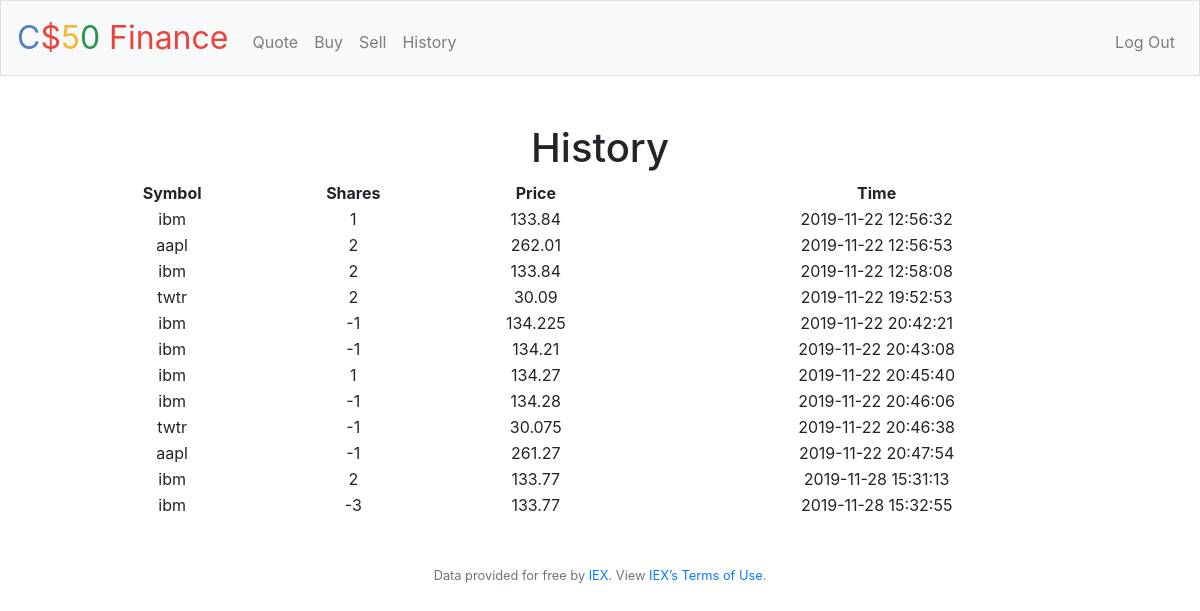
Screenshot of /history (signed in) with the database file from the repository.
### tables this page shows
CREATE TABLE 'history' ('id' integer PRIMARY KEY AUTOINCREMENT NOT NULL, 'user_id' integer, 'symbol' text, 'names' text, 'shares' integer, 'price' double precision, 'total' double precision, 'time' timestamp DEFAULT CURRENT_TIMESTAMP);

### application.py (the view)
@app.route("/history")
@login_required
def history():
    myid = session["user_id"]
    history = db.execute("SELECT * FROM history WHERE user_id IS :myid", myid = myid)
    return render_template("history.html", history = history)

### application.py (called while the page is built)
@app.after_request
def after_request(response):
    response.headers["Cache-Control"] = "no-cache, no-store, must-revalidate"
    response.headers["Expires"] = 0
    response.headers["Pragma"] = "no-cache"
    return response

### helpers.py (called while the page is built)
def login_required(f):
    @wraps(f)
    def decorated_function(*args, **kwargs):
        if session.get("user_id") is None:
            return redirect("/login")
        return f(*args, **kwargs)
    return decorated_function

### templates/history.html (shortened to what this page needs)
{% extends "layout.html" %}
{% block main %}
    <h1>History</h1>
    <table style="width:100%">
        <tr>
            <th>Symbol</th>
            <th>Shares</th>
            <th>Price</th>
            <th>Time</th>
        </tr>
        {% for row in history %}
        <tr>
            <td>{{row["symbol"]}}</td>
            <td>{{row["shares"]}}</td>
            <td>{{row["price"]}}</td>
            <td>{{row["time"]}}</td>
        </tr>
        {% endfor %}
    </table>
{% endblock %}

### templates/layout.html (shortened to what this page needs)
<!DOCTYPE html>
<html lang="en">
    <head>
        <link href="https://maxcdn.bootstrapcdn.com/bootstrap/4.1.3/css/bootstrap.min.css" rel="stylesheet">
        <link href="/static/styles.css" rel="stylesheet">
    </head>
    <body>
        <nav class="navbar navbar-expand-md navbar-light bg-light border">
            <a class="navbar-brand" href="/"><span class="blue">C</span><span class="red">$</span><span class="yellow">5</span><span class="green">0</span> <span class="red">Finance</span></a>
            <div class="collapse navbar-collapse" id="navbar">
                {% if session.user_id %}
                    <ul class="navbar-nav mr-auto mt-2">
                        <li class="nav-item"><a class="nav-link" href="/quote">Quote</a></li>
                        <li class="nav-item"><a class="nav-link" href="/buy">Buy</a></li>
                        <li class="nav-item"><a class="nav-link" href="/sell">Sell</a></li>
                        <li class="nav-item"><a class="nav-link" href="/history">History</a></li>
                    </ul>
                    <ul class="navbar-nav ml-auto mt-2">
                        <li class="nav-item"><a class="nav-link" href="/logout">Log Out</a></li>
                    </ul>
                {% else %}
                    <ul class="navbar-nav ml-auto mt-2">
                        <li class="nav-item"><a class="nav-link" href="/register">Register</a></li>
                        <li class="nav-item"><a class="nav-link" href="/login">Log In</a></li>
                    </ul>
                {% endif %}
            </div>
        </nav>
        <main class="container p-5">
            {% block main %}{% endblock %}
        </main>
        <footer class="small text-center text-muted">
            Data provided for free by <a href="https://iextrading.com/developer">IEX</a>. View <a href="https://iextrading.com/api-exhibit-a/">IEX’s Terms of Use</a>.
        </footer>
    </body>
</html>

### static/styles.css (style rules this page uses)
nav .navbar-brand { font-size: xx-large; }
nav .navbar-brand .blue { color: #537fbe; }
nav .navbar-brand .red { color: #ea433b; }
nav .navbar-brand .yellow { color: #f5b82e; }
nav .navbar-brand .green { color: #2e944b; }
main { overflow-x: auto; text-align: center; }

### rows the page displays
history: symbol "ibm", shares "1", price "133.84", time "2019-11-22 12:56:32"
history: symbol "aapl", shares "2", price "262.01", time "2019-11-22 12:56:53"
history: symbol "ibm", shares "2", price "133.84", time "2019-11-22 12:58:08"
history: symbol "twtr", shares "2", price "30.09", time "2019-11-22 19:52:53"
history: symbol "ibm", shares "-1", price "134.225", time "2019-11-22 20:42:21"
history: symbol "ibm", shares "-1", price "134.21", time "2019-11-22 20:43:08"
history: symbol "ibm", shares "1", price "134.27", time "2019-11-22 20:45:40"
history: symbol "ibm", shares "-1", price "134.28", time "2019-11-22 20:46:06"
history: symbol "twtr", shares "-1", price "30.075", time "2019-11-22 20:46:38"
history: symbol "aapl", shares "-1", price "261.27", time "2019-11-22 20:47:54"
history: symbol "ibm", shares "2", price "133.77", time "2019-11-28 15:31:13"
history: symbol "ibm", shares "-3", price "133.77", time "2019-11-28 15:32:55"
